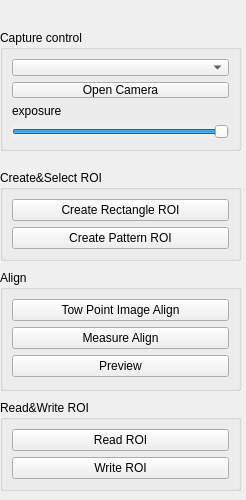
<?xml version="1.0" encoding="UTF-8"?>
<ui version="4.0">
 <class>LeftDock</class>
 <widget class="QWidget" name="LeftDock">
  <property name="geometry">
   <rect>
    <x>0</x>
    <y>0</y>
    <width>246</width>
    <height>500</height>
   </rect>
  </property>
  <property name="windowTitle">
   <string>LeftMenu</string>
  </property>
  <widget class="QGroupBox" name="groupBoxCapture">
   <property name="geometry">
    <rect>
     <x>0</x>
     <y>30</y>
     <width>241</width>
     <height>121</height>
    </rect>
   </property>
   <property name="title">
    <string>Capture control</string>
   </property>
   <layout class="QVBoxLayout" name="verticalLayout">
    <item>
     <widget class="QComboBox" name="comboBoxCam1Port"/>
    </item>
    <item>
     <widget class="QPushButton" name="buttonOpenCamera">
      <property name="text">
       <string>Open Camera</string>
      </property>
     </widget>
    </item>
    <item>
     <widget class="QLabel" name="label_5">
      <property name="text">
       <string>exposure</string>
      </property>
      <property name="alignment">
       <set>Qt::AlignLeading|Qt::AlignLeft|Qt::AlignVCenter</set>
      </property>
     </widget>
    </item>
    <item>
     <widget class="QSlider" name="sliderExposure">
      <property name="autoFillBackground">
       <bool>true</bool>
      </property>
      <property name="styleSheet">
       <string notr="true">QSlider::groove:horizontal</string>
      </property>
      <property name="minimum">
       <number>-13</number>
      </property>
      <property name="maximum">
       <number>-1</number>
      </property>
      <property name="orientation">
       <enum>Qt::Horizontal</enum>
      </property>
     </widget>
    </item>
   </layout>
  </widget>
  <widget class="QGroupBox" name="groupBoxCapture_2">
   <property name="geometry">
    <rect>
     <x>0</x>
     <y>170</y>
     <width>241</width>
     <height>91</height>
    </rect>
   </property>
   <property name="title">
    <string>Create&amp;&amp;Select ROI</string>
   </property>
   <layout class="QVBoxLayout" name="verticalLayout_2">
    <item>
     <widget class="QPushButton" name="pushButton_CreateRectROI">
      <property name="text">
       <string>Create Rectangle ROI</string>
      </property>
     </widget>
    </item>
    <item>
     <widget class="QPushButton" name="pushButton_CreatePatternROI">
      <property name="text">
       <string>Create Pattern ROI</string>
      </property>
     </widget>
    </item>
   </layout>
  </widget>
  <widget class="QGroupBox" name="groupBoxCapture_3">
   <property name="geometry">
    <rect>
     <x>0</x>
     <y>400</y>
     <width>241</width>
     <height>91</height>
    </rect>
   </property>
   <property name="title">
    <string>Read&amp;&amp;Write ROI</string>
   </property>
   <layout class="QVBoxLayout" name="verticalLayout_3">
    <item>
     <widget class="QPushButton" name="pushButton_ReadROI">
      <property name="text">
       <string>Read ROI</string>
      </property>
     </widget>
    </item>
    <item>
     <widget class="QPushButton" name="pushButton_WriteROI">
      <property name="text">
       <string>Write ROI</string>
      </property>
     </widget>
    </item>
   </layout>
  </widget>
  <widget class="QGroupBox" name="groupBoxCapture_4">
   <property name="geometry">
    <rect>
     <x>0</x>
     <y>270</y>
     <width>241</width>
     <height>121</height>
    </rect>
   </property>
   <property name="title">
    <string>Align</string>
   </property>
   <layout class="QVBoxLayout" name="verticalLayout_4">
    <item>
     <widget class="QPushButton" name="pushButton_TowPointAlign">
      <property name="text">
       <string>Tow Point Image Align</string>
      </property>
     </widget>
    </item>
    <item>
     <widget class="QPushButton" name="pushButton_Measure_Align">
      <property name="text">
       <string>Measure Align</string>
      </property>
     </widget>
    </item>
    <item>
     <widget class="QPushButton" name="pushButton_Preview">
      <property name="text">
       <string>Preview</string>
      </property>
     </widget>
    </item>
   </layout>
  </widget>
 </widget>
 <resources/>
 <connections/>
</ui>
